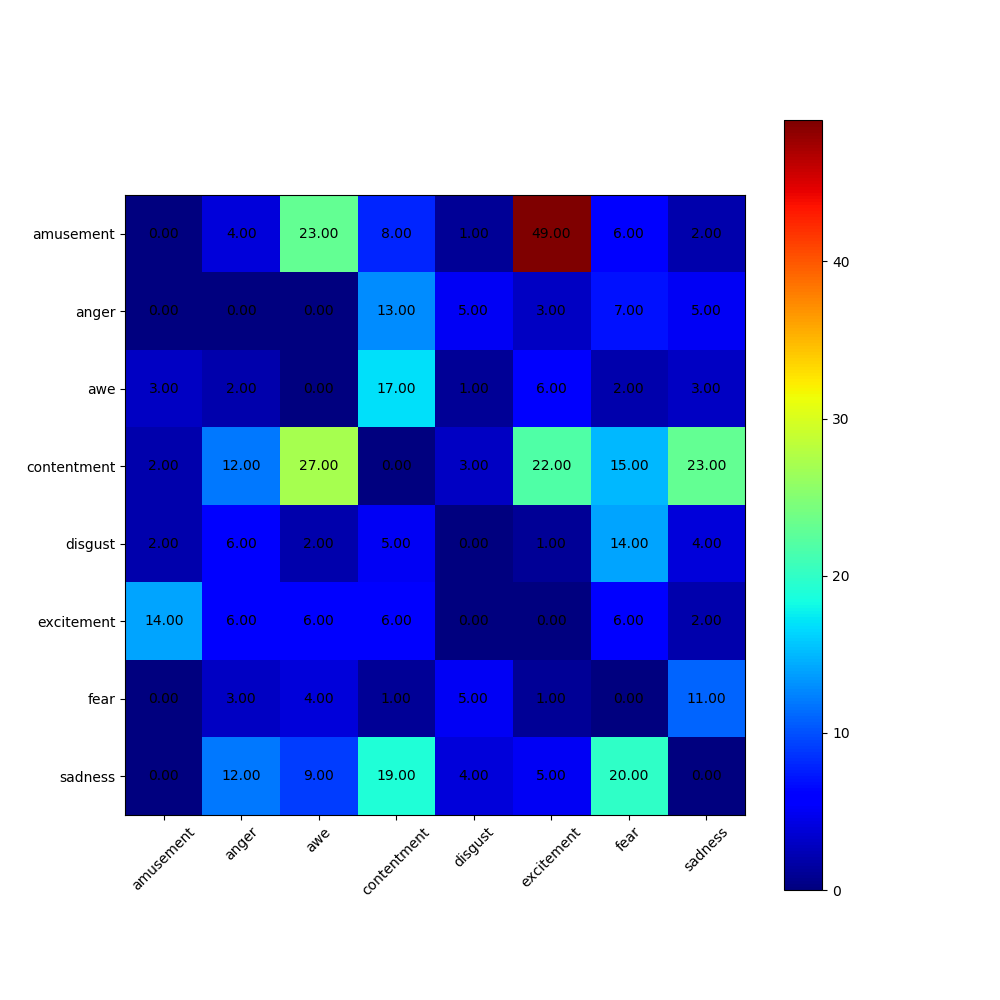

This chart was generated by the following Python code:
import numpy as np
import matplotlib.pyplot as plt

confusion_matrix = np.genfromtxt('confusion_matrix_8_classes')
normalized_confusion_matrix = np.genfromtxt('normalized_confusion_matrix_8_classes')

def plot_confusion_matrix(confusion_matrix, name):
  fig = plt.figure(figsize=(10, 10))
  plt.clf()
  ax = fig.add_subplot(111)
  ax.set_aspect(1)
  res = ax.imshow(confusion_matrix, cmap=plt.cm.jet, 
                  interpolation='nearest')
  
  width, height = confusion_matrix.shape
  
  for x in xrange(width):
    for y in xrange(height):
      ax.annotate("%.2f" % confusion_matrix[x][y], xy=(y, x), 
                  horizontalalignment='center',
                  verticalalignment='center')

  classes = ['amusement', 'anger', 'awe', 'contentment', 'disgust', 'excitement', 'fear', 'sadness']
  cb = fig.colorbar(res)
  plt.yticks(range(width), classes)
  plt.xticks(range(height), classes, rotation=45)
    
  plt.savefig(name + '.png', format='png')

plot_confusion_matrix(confusion_matrix, 'confusion_matrix')
plot_confusion_matrix(normalized_confusion_matrix, 'normalized_confusion_matrix')
